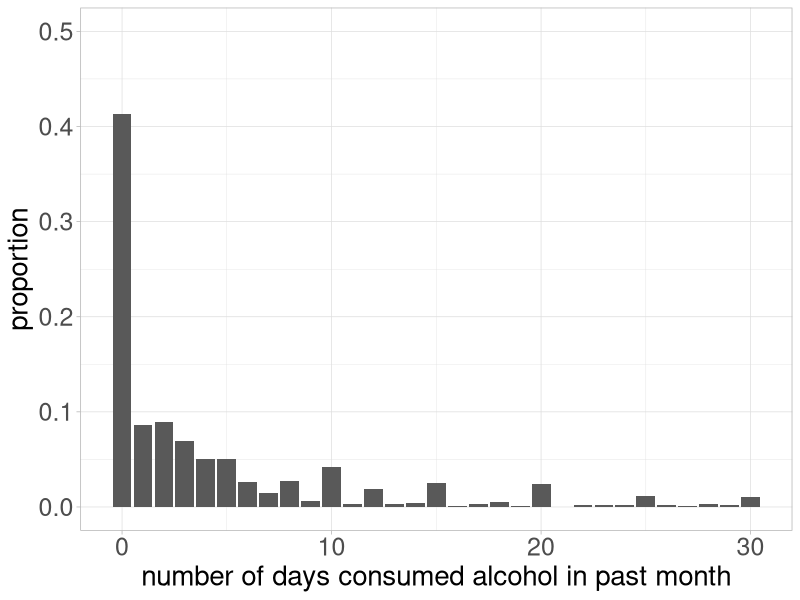
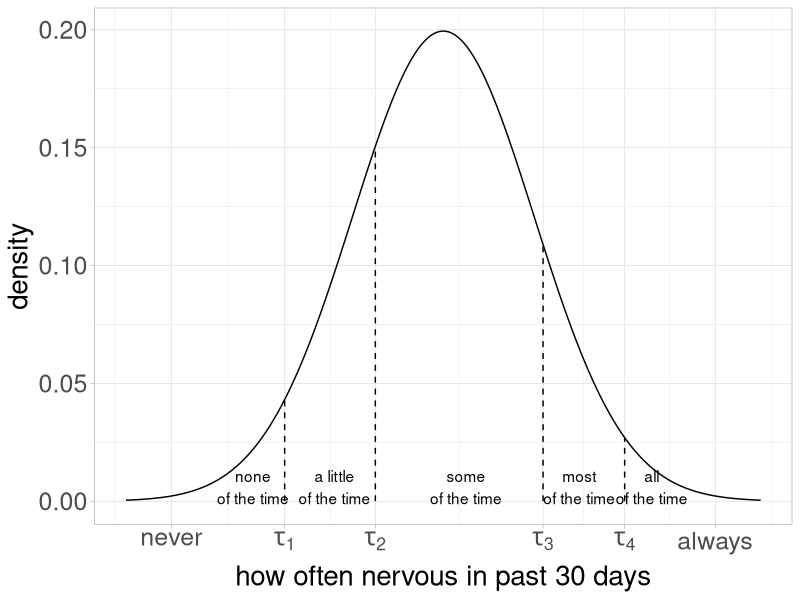
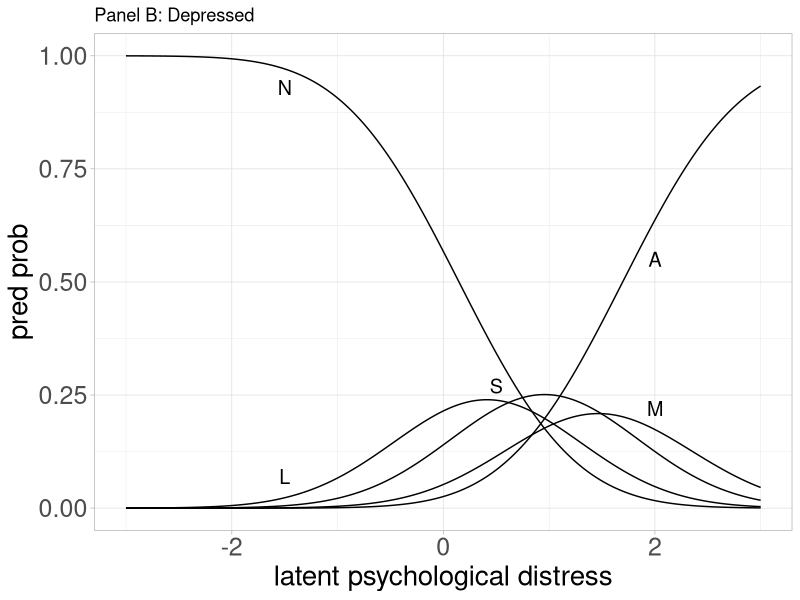
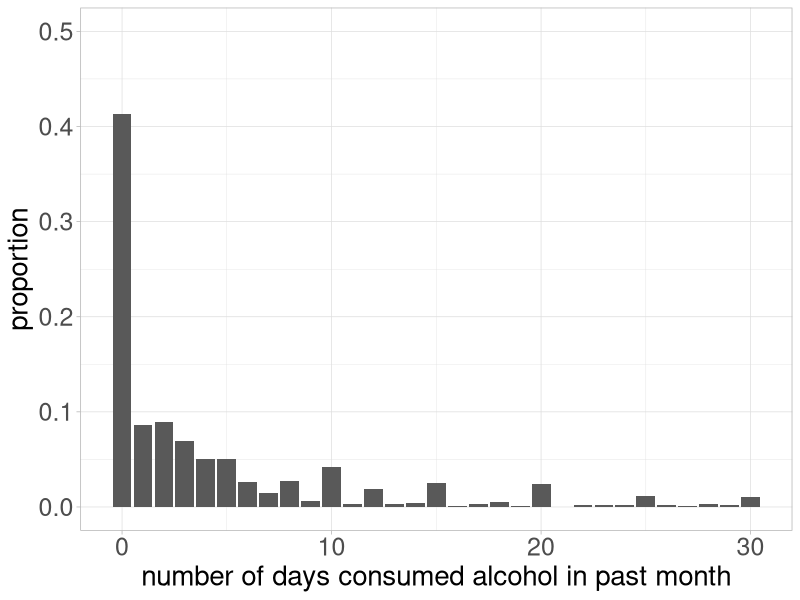
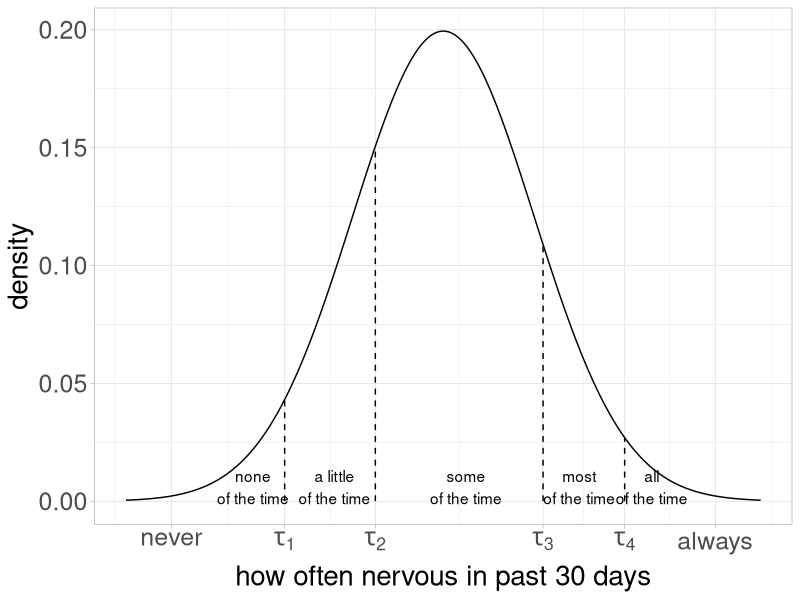
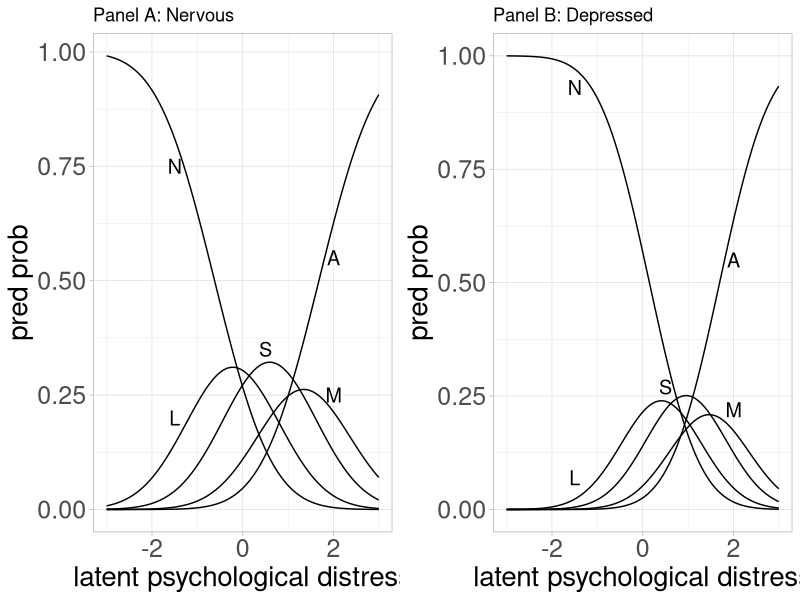

The R source for these figures, in order:
### Purpose: Prepare Chapter 6 examples
### Author:  S Bauldry
### Date:    Mar 9, 2025

setwd("~/desktop")
library(tidyverse)
library(lavaan)
library(psych)
library(ggpubr)

d1 <- read_csv("isem-nsduh-data.csv")


### Figure 6.1 - distribution of days drinking
f61 <- ggplot(data = d1, mapping = aes(x = drk)) +
  geom_bar(aes(y = after_stat(prop), group = 1)) +
  scale_x_continuous(name = "number of days consumed alcohol in past month") +
  scale_y_continuous(name = "proportion", limits = c(0, 0.5)) +
  theme_light() +
  theme(
    axis.text  = element_text(size = 18),
    axis.title = element_text(size = 20)
  )
f61
ggsave("isem-f61.pdf", f61)

prop.table( table(d1$drk) )


### Figure 6.2 - illustration of underlying continuum and thresholds
x    <- seq(-7, 7, length.out = 1000)
y    <- dnorm(x, 0, 2)
d2   <- tibble(x, y)
tau  <- c(-3.5, -1.5, 2.2, 4)
ytau <- dnorm(tau, 0, 2)
d3   <- tibble(x = tau, y = 0, yend = ytau) 

f62 <- ggplot(d2, aes(x = x, y = y)) +
  geom_line() +
  geom_segment(data = d3, aes(x = x, y = y, xend = x, yend = yend), linetype = "dashed") +
  annotate("text", x = -4.2, y = 0.006, label = "none\nof the time") +
  annotate("text", x = -2.4, y = 0.006, label = "a little\nof the time") +
  annotate("text", x =  0.5, y = 0.006, label = "some\nof the time") +
  annotate("text", x =  3.0, y = 0.006, label = "most\nof the time") +
  annotate("text", x =  4.6, y = 0.006, label = "all\nof the time") +
  scale_x_continuous(breaks = c(-6, -3.5, -1.5, 2.2, 4, 6), labels = c("never", expression(tau[1]), expression(tau[2]), expression(tau[3]), expression(tau[4]), "always")) +
  labs(x = "how often nervous in past 30 days", y = "density") +
  theme_light() +
  theme(
    axis.text  = element_text(size = 18),
    axis.title = element_text(size = 20)
  )
f62
ggsave("isem-f62.pdf", f62)


### Table 6.1 - polychoric and pearson correlations
d3 <- d1 |> 
  select(k6nrv, k6rst, k6dep, k6hop, k6eff, k6wth) |>
  drop_na()
polychoric(d3) 
cor(d3)


### Calculating predicted probabilities
tau <- c(-0.62, 0.18, 1.01, 1.68)
pnorm( -tau )


### Figure 6.4 - predicted responses for nervous and depressed
prfig <- function(t1, t2, t3, t4, l1) {
  x <- seq(-3, 3, length.out = 500)
  p1 <- 1 - pnorm( -1*(t1) + l1*x ) 
  p2 <- pnorm( -1*(t1) + l1*x ) - pnorm( -1*(t2) + l1*x )
  p3 <- pnorm( -1*(t2) + l1*x )  - pnorm( -1*(t3) + l1*x )
  p4 <- pnorm( -1*(t3) + l1*x )  - pnorm( -1*(t4) + l1*x )
  p5 <- pnorm( -1*(t4) + l1*x )
  r = factor( rep( c("N", "L", "S", "M", "A"), each = length(x) ) )
  d <- tibble( x = rep(x, 5), p = c(p1, p2, p3, p4, p5), r = r)
  
  f <- ggplot(d, aes(x = x, y = p, group = r)) +
    geom_line() +
    labs(x = "latent psychological distress", y = "pred prob") +
    theme_light() +
    theme(
      axis.text  = element_text(size = 18),
      axis.title = element_text(size = 20)
    )
  return(f)
}

f64a <- prfig(-0.62, 0.18, 1.01, 1.68, 1) +
  annotate("text", x = -1.5, y = 0.75, label = "N", size = 5) +
  annotate("text", x = -1.5, y = 0.20, label = "L", size = 5) +
  annotate("text", x =  0.5, y = 0.35, label = "S", size = 5) +
  annotate("text", x =  2.0, y = 0.25, label = "M", size = 5) +
  annotate("text", x =  2.0, y = 0.55, label = "A", size = 5) +
  ggtitle("Panel A: Nervous")

f64b <- prfig(0.17, 0.78, 1.42, 1.95, 1.15) +
  annotate("text", x = -1.5, y = 0.93, label = "N", size = 5) +
  annotate("text", x = -1.5, y = 0.07, label = "L", size = 5) +
  annotate("text", x =  0.5, y = 0.27, label = "S", size = 5) +
  annotate("text", x =  2.0, y = 0.22, label = "M", size = 5) +
  annotate("text", x =  2.0, y = 0.55, label = "A", size = 5) +
  ggtitle("Panel B: Depressed")
f64b

f64 <- ggarrange(f64a, f64b)
ggsave("isem-f64.pdf", f64)


### Table 6.4 - marginal effects
me <- function(t1, t2, t3, t4, l1, a, b) {
  x <- c(a, b)
  p1 <- 1 - pnorm( -1*(t1) + l1*x ) 
  p2 <- pnorm( -1*(t1) + l1*x ) - pnorm( -1*(t2) + l1*x )
  p3 <- pnorm( -1*(t2) + l1*x )  - pnorm( -1*(t3) + l1*x )
  p4 <- pnorm( -1*(t3) + l1*x )  - pnorm( -1*(t4) + l1*x )
  p5 <- pnorm( -1*(t4) + l1*x )
  r = factor( rep( c("N", "L", "S", "M", "A"), each = length(x) ) )
  d <- tibble( pid = rep( c("p1", "p2"), 5), p = c(p1, p2, p3, p4, p5), r = r) |>
    pivot_wider(names_from = pid, values_from = p, id_cols = r) |>
    mutate(me = p2 - p1)
  me <- t(d[, 4])
  return(me)
}

menrv <- me(-0.62, 0.18, 1.01, 1.68, 1.00, -0.4, 0.4)
merst <- me(-0.25, 0.38, 1.09, 1.70, 1.00, -0.4, 0.4)
medep <- me( 0.17, 0.78, 1.42, 1.95, 1.15, -0.4, 0.4)
mehop <- me( 0.16, 0.77, 1.38, 1.90, 1.14, -0.4, 0.4)
meeff <- me(-0.24, 0.36, 0.94, 1.47, 1.03, -0.4, 0.4)
mewth <- me( 0.06, 0.66, 1.24, 1.73, 1.15, -0.4, 0.4)

me <- rbind(menrv, merst, medep, mehop, meeff, mewth)
round(me, 2)
